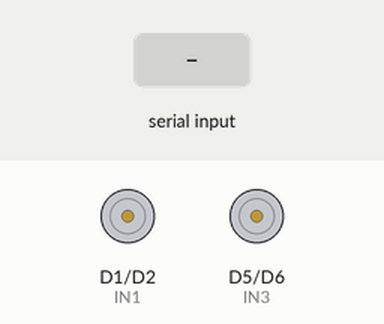
The sketch below on a simulated ESP8266 (NodeMCU). On the bench: motor-driver pin pairs drawn as motors (green arrow = first pin HIGH = forward, orange = second pin HIGH = backward, longer = more drive). The inputs (shaded band) are chosen by the test bench.

Above: at 1.2 s.
1.3 s: "H" received over Serial
At 2.3 s:
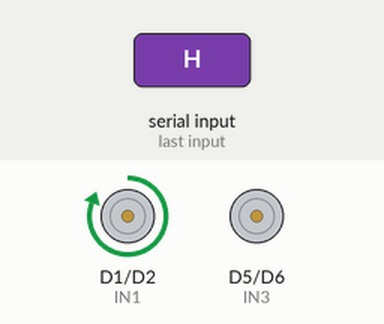
2.8 s: "R" received over Serial
At 3.4 s:
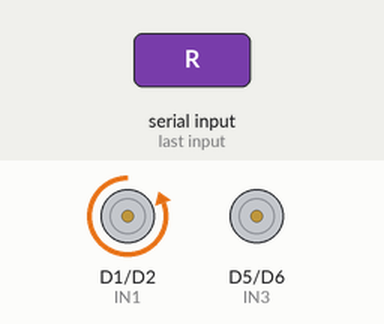
4.3 s: "U" received over Serial
At 4.6 s:
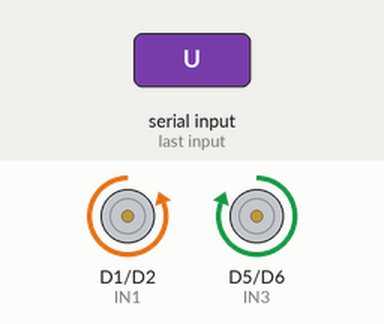
5.8 s: "D" received over Serial
At 6.9 s:
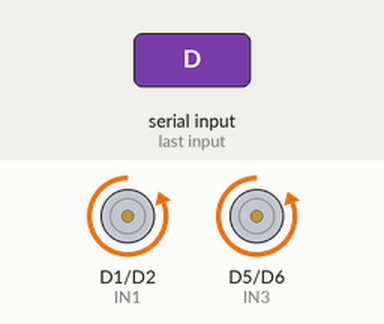
7.3 s: "H" received over Serial
At 8.1 s:
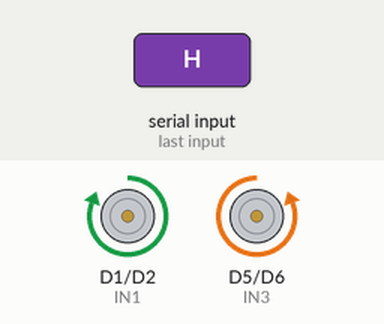
8.8 s: "S" received over Serial
At 9.2 s:
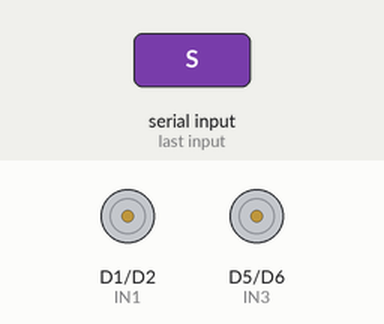
Timing chart, 0 to 11.3 s (numbered marks = the images above; inputs shaded):
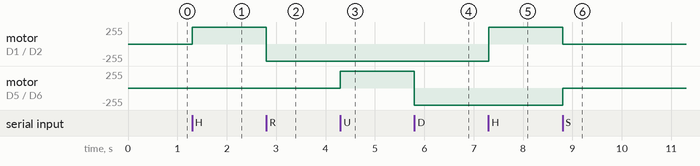

Measured:
- after the input at 1.3 s, motor on D1 (IN1) / D2 (IN2): stopped → forward 255/255 at once
- after the input at 2.8 s, motor on D1 (IN1) / D2 (IN2): forward 255/255 → backward 255/255 at once
- after the input at 4.3 s, motor on D5 (IN3) / D6 (IN4): stopped → forward 255/255 at once
- after the input at 5.8 s, motor on D5 (IN3) / D6 (IN4): forward 255/255 → backward 255/255 at once
- after the input at 7.3 s, motor on D1 (IN1) / D2 (IN2): backward 255/255 → forward 255/255 at once
- after the input at 8.8 s, motor on D1 (IN1) / D2 (IN2): forward 255/255 → stopped at once; motor on D5 (IN3) / D6 (IN4): backward 255/255 → stopped at once

The sketch:

AI-DC-Robot-Hand.ino
```cpp
#define IN1 D1  // Motor A - Hold/Release
#define IN2 D2
#define IN3 D5  // Motor B - Arm Up/Down
#define IN4 D6

void setup() {
  Serial.begin(9600);
  pinMode(IN1, OUTPUT);
  pinMode(IN2, OUTPUT);
  pinMode(IN3, OUTPUT);
  pinMode(IN4, OUTPUT);
}

void loop() {
  if (Serial.available()) {
    char command = Serial.read();

    switch (command) {
      case 'H':  // Hold
        digitalWrite(IN1, HIGH);
        digitalWrite(IN2, LOW);
        break;
      case 'R':  // Release
        digitalWrite(IN1, LOW);
        digitalWrite(IN2, HIGH);
        break;
      case 'U':  // Move Up
        digitalWrite(IN3, HIGH);
        digitalWrite(IN4, LOW);
        break;
      case 'D':  // Move Down
        digitalWrite(IN3, LOW);
        digitalWrite(IN4, HIGH);
        break;
      case 'S':  // Stop
        digitalWrite(IN1, LOW);
        digitalWrite(IN2, LOW);
        digitalWrite(IN3, LOW);
        digitalWrite(IN4, LOW);
        break;
    }
  }
}
```
